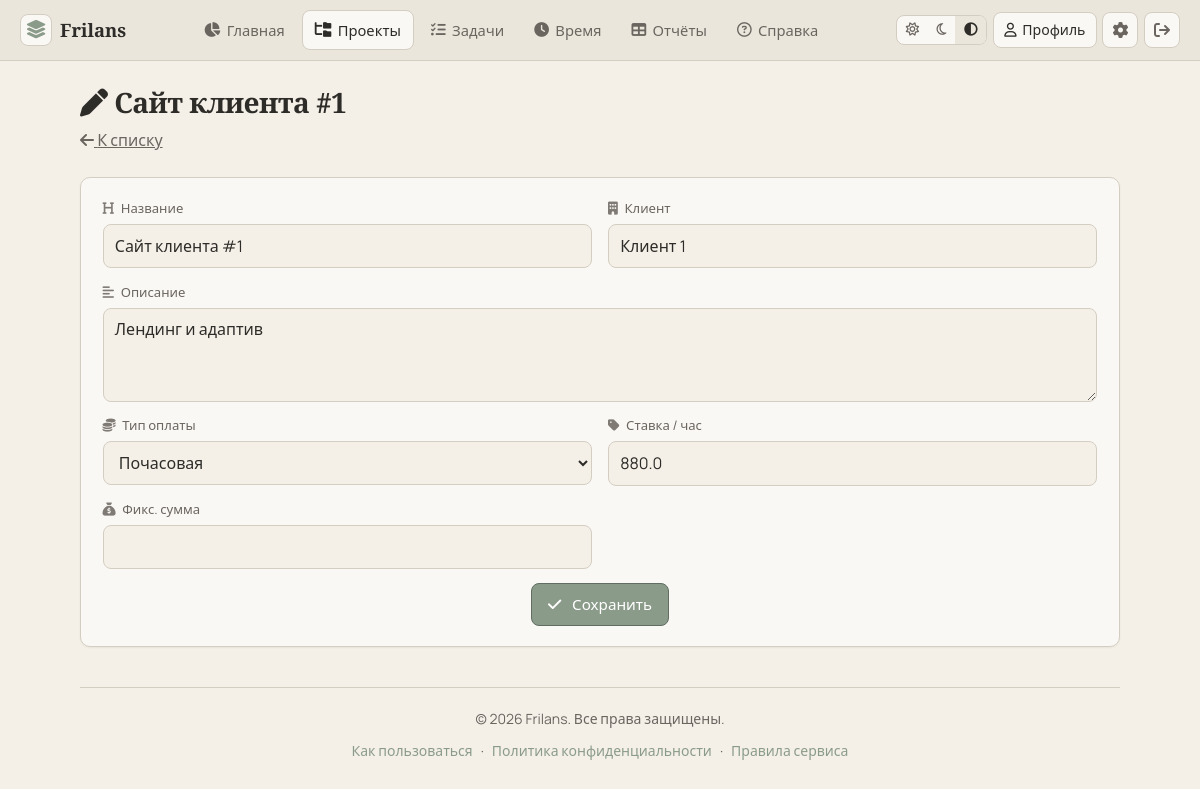
The page /projects/4/edit (signed in) on the database its author committed.
### app/models.py (models this page shows)
class Project(Base):
    __tablename__ = "projects"
    id: Mapped[int] = mapped_column(Integer, primary_key=True, autoincrement=True)
    user_id: Mapped[int] = mapped_column(ForeignKey("users.id", ondelete="CASCADE"), index=True)
    name: Mapped[str] = mapped_column(String(255))
    description: Mapped[str] = mapped_column(Text, default="")
    payment_type: Mapped[str] = mapped_column(String(16), default=PaymentType.hourly.value)
    hourly_rate: Mapped[float | None] = mapped_column(Float, nullable=True)
    fixed_amount: Mapped[float | None] = mapped_column(Float, nullable=True)
    client_name: Mapped[str] = mapped_column(String(255), default="")
    status: Mapped[str] = mapped_column(String(32), default=ProjectStatus.active.value)
    completed_at: Mapped[datetime | None] = mapped_column(DateTime, nullable=True)
    earned_total_snapshot: Mapped[float | None] = mapped_column(Float, nullable=True)
    user: Mapped["User"] = relationship(back_populates="projects")
    tasks: Mapped[list["Task"]] = relationship(back_populates="project", cascade="all, delete-orphan")

### app/main.py (the view)
@app.get("/projects/{project_id}/edit", response_class=HTMLResponse)
async def project_edit_page(request: Request, project_id: int, db: Annotated[Session, Depends(get_db)]):
    user = require_user(request, db)
    p = owned_project_or_none(db, user.id, project_id)
    if not p:
        return RedirectResponse("/projects", status_code=302)
    return templates.TemplateResponse(
        "project_edit.html",
        {
            "request": request,
            "user": user,
            "p": p,
            "flash": pop_flash(request),
            "title": "Редактирование проекта",
            "nav": "projects",
            "PaymentType": PaymentType,
        },
    )

### templates/project_edit.html (shortened to what this page needs)
{% extends "base.html" %}
{% block content %}
<div class="page-head">
  <h1 class="h1"><i class="fa-solid fa-pen" aria-hidden="true"></i> {{ p.name }}</h1>
  <p class="lede muted"><a href="/projects" class="muted"><i class="fa-solid fa-arrow-left" aria-hidden="true"></i> К списку</a></p>
</div>
<form method="post" action="/projects/{{ p.id }}/edit" class="card form-grid form-grid--2">
  <label class="field"><span class="field__label"><i class="fa-solid fa-heading" aria-hidden="true"></i> Название</span><input class="input" name="name" value="{{ p.name }}" required></label>
  <label class="field"><span class="field__label"><i class="fa-solid fa-building" aria-hidden="true"></i> Клиент</span><input class="input" name="client_name" value="{{ p.client_name }}"></label>
  <label class="field field--full"><span class="field__label"><i class="fa-solid fa-align-left" aria-hidden="true"></i> Описание</span><textarea class="input input--area" name="description" rows="3">{{ p.description }}</textarea></label>
  <label class="field"><span class="field__label"><i class="fa-solid fa-coins" aria-hidden="true"></i> Тип оплаты</span>
    <select class="input" name="payment_type">
      <option value="{{ PaymentType.hourly.value }}" {% if p.payment_type == PaymentType.hourly.value %}selected{% endif %}>Почасовая</option>
    </select>
  </label>
  <label class="field"><span class="field__label"><i class="fa-solid fa-tag" aria-hidden="true"></i> Ставка / час</span><input class="input" name="hourly_rate" value="{{ p.hourly_rate or '' }}"></label>
  <label class="field"><span class="field__label"><i class="fa-solid fa-sack-dollar" aria-hidden="true"></i> Фикс. сумма</span><input class="input" name="fixed_amount" value="{{ p.fixed_amount or '' }}"></label>
  <div class="field field--full actions-row">
    <button type="submit" class="btn btn--primary"><i class="fa-solid fa-check" aria-hidden="true"></i> Сохранить</button>
  </div>
</form>
{% endblock %}

### static/css/app.css (style rules this page uses)
:root { color-scheme: light; --font-sans: "Manrope", system-ui, sans-serif; --font-serif: "Spectral", Georgia, serif; --paper: #f4f0e8; --paper2: #ebe6dc; --ink: #2e2c28; --muted: #6b6560; --line: #d4cdc2; --accent: #8b9b8a; --accent2: #b89f91; --warn: #c9a66b; --danger: #b57373; --card: #faf8f4; --shadow: rgba(46, 44, 40, 0.06); --radius: 10px; --ease: cubic-bezier(0.33, 1, 0.68, 1); }
@media (prefers-color-scheme: light) { [data-theme="system"] { color-scheme: light; } }
*, *::before, *::after { box-sizing: border-box; }
html { scroll-behavior: smooth; }
body { margin: 0; font-family: var(--font-sans); font-size: 1rem; line-height: 1.55; color: var(--ink); background: var(--paper); min-height: 100vh; text-rendering: optimizeLegibility; -webkit-font-smoothing: antialiased; }
.h1, .h2, .h3 { font-family: var(--font-serif); font-weight: 600; line-height: 1.25; margin: 0 0 0.5rem; }
.h1 { font-size: 1.75rem; letter-spacing: -0.02em; }
.lede { font-size: 1rem; margin: 0; }
.muted { color: var(--muted); }
.auth-links i, .field__label i, .btn i, .top-nav__link i, .user-chip i, .icon-btn i { margin-right: 0.28rem; }
.page-head { margin-bottom: 1.5rem; }
.card { background: var(--card); border: 1px solid var(--line); border-radius: var(--radius); padding: 1.25rem 1.35rem; margin-bottom: 1.25rem; box-shadow: 0 1px 2px var(--shadow); }
.form-grid { display: grid; gap: 0.85rem 1rem; }
.form-grid--2 { grid-template-columns: repeat(2, 1fr); }
.field--full { grid-column: 1 / -1; }
.field { display: flex; flex-direction: column; gap: 0.35rem; }
.field__label { font-size: 0.82rem; color: var(--muted); }
.field__label i { margin-right: 0.25rem; opacity: 0.85; }
.input { font: inherit; padding: 0.55rem 0.7rem; min-height: 2.75rem; border: 1px solid var(--line); border-radius: 8px; background: var(--paper); color: var(--ink); }
.input--area { min-height: 4rem; resize: vertical; }
.btn { display: inline-flex; align-items: center; justify-content: center; gap: 0.4rem; padding: 0.55rem 1rem; font: inherit; font-size: 0.95rem; border-radius: 8px; border: 1px solid transparent; cursor: pointer; text-decoration: none; transition: background 0.2s, border-color 0.2s, color 0.2s; }
.btn--primary { background: var(--accent); color: #fff; border-color: color-mix(in srgb, var(--accent) 70%, #000); }
.actions-row { display: flex; flex-wrap: wrap; gap: 0.5rem; align-items: center; }

### rows shown on the page
Project: name "Сайт клиента #1", client_name "Клиент 1", description "Лендинг и адаптив", payment_type "Почасовая", hourly_rate "880.0"
